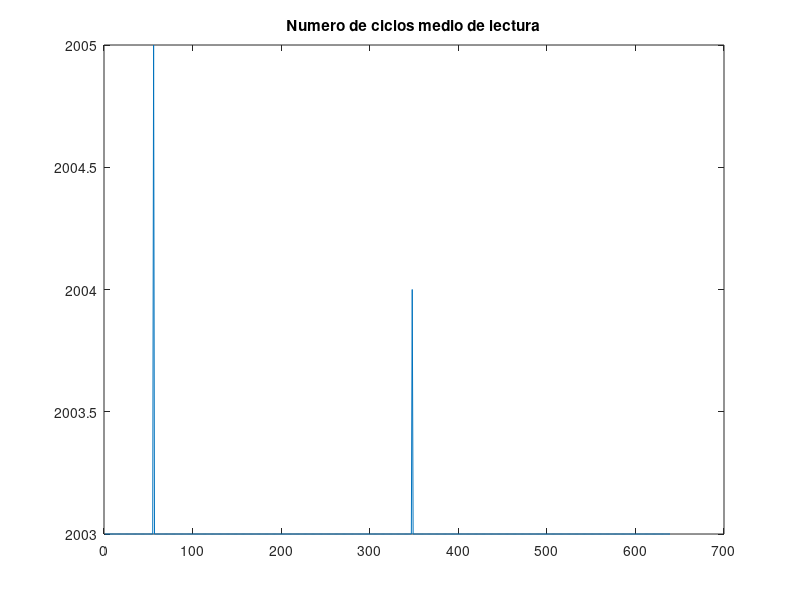
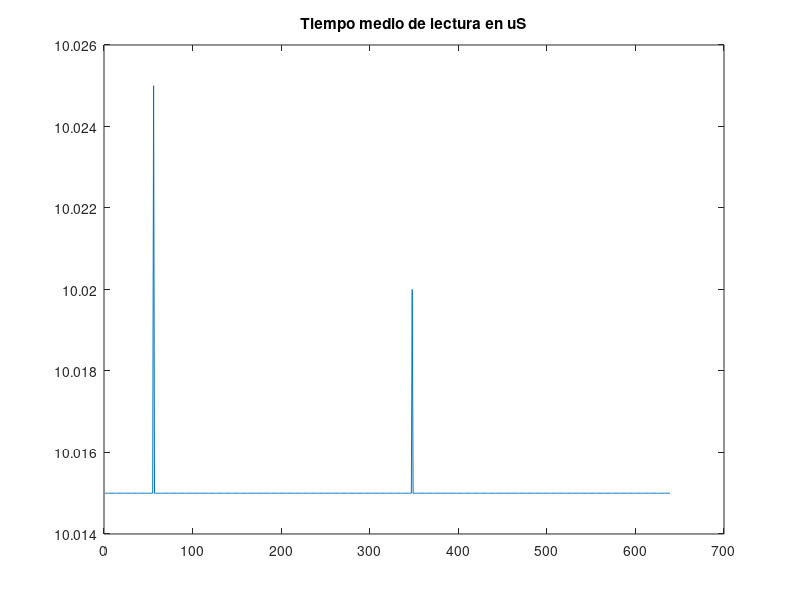

The MATLAB script that drew these images, in order:
close all;
clear all;

Times = csvread('PRU0Test3.csv');
T = zeros(1,length(Times)-2);
for i=1:length(Times)-2
   T(i) = Times(1,i+1) - Times(1,i);
end

figure;
plot(T);
title('Numero de ciclos medio de lectura')

figure;
plot((T*5)/1000);
title('Tiempo medio de lectura en uS')